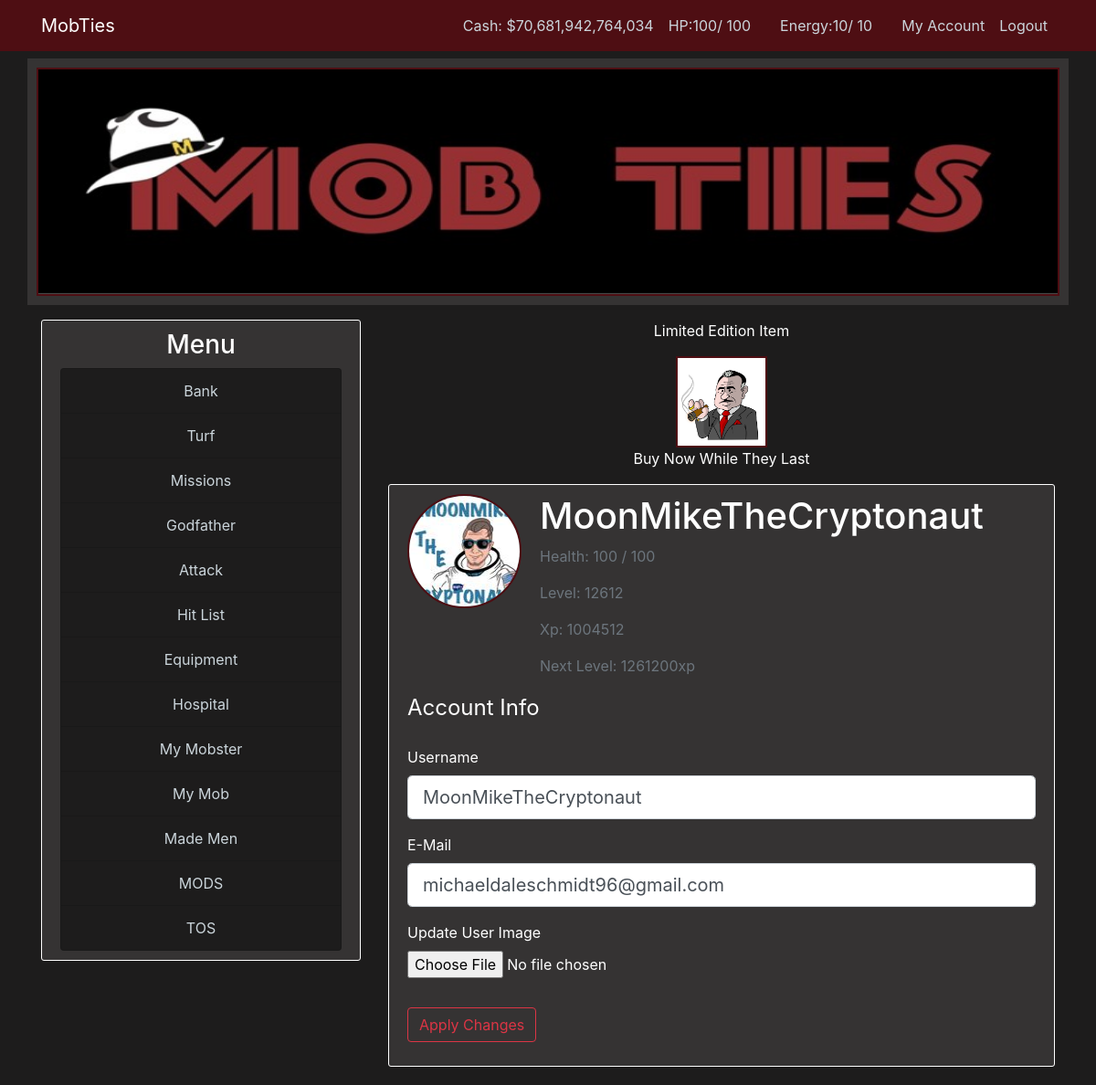
Page /account (signed in) on the earlier database version.
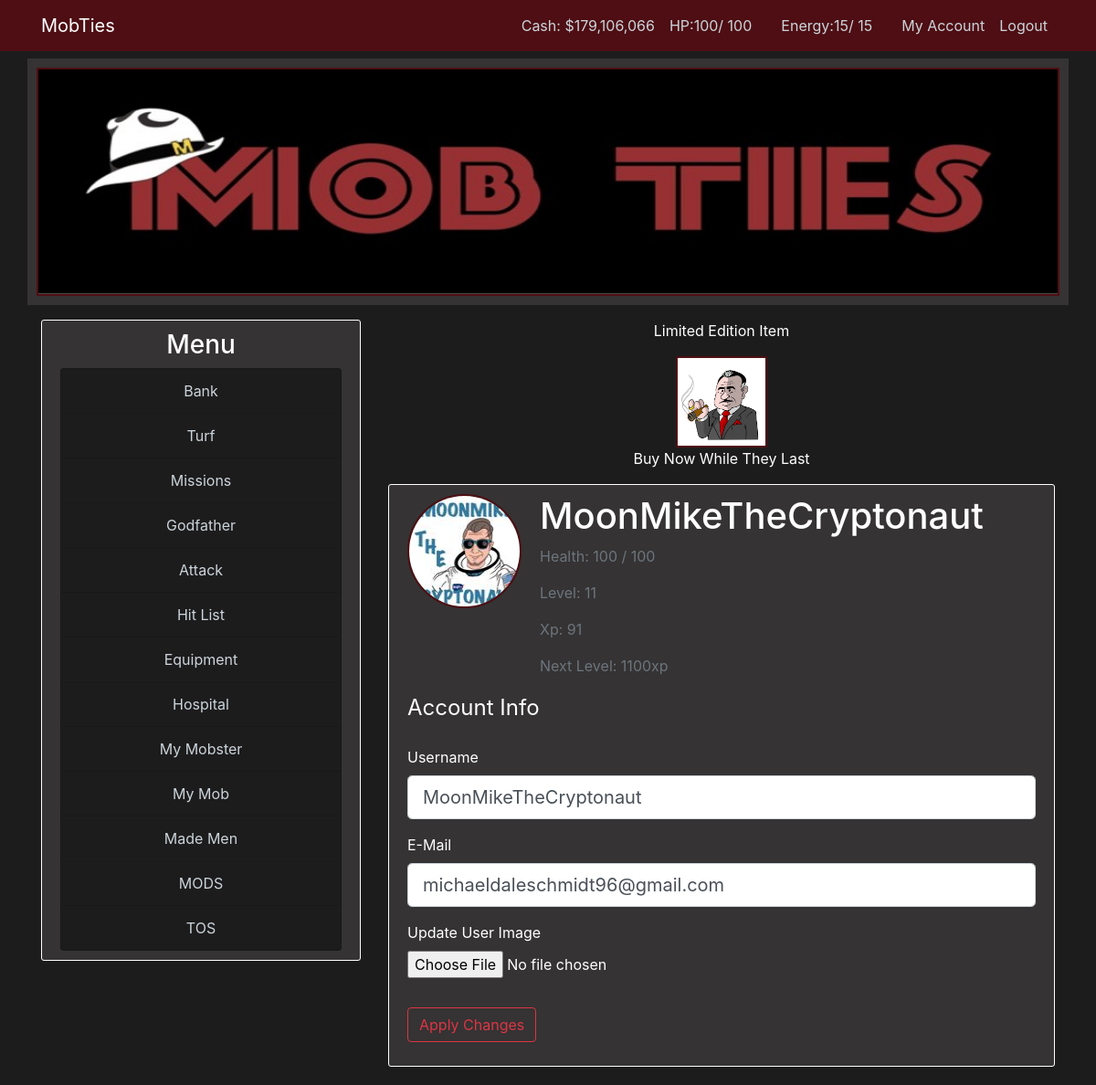
Same page on the later database version.
### mobster/models.py (models this page shows, shortened)
class User(db.Model, UserMixin):
    id = db.Column(db.Integer, primary_key=True)
    username = db.Column(db.String(22), unique=True, nullable=False)
    email = db.Column(db.String(120), unique=True, nullable=False)
    image_file = db.Column(db.String(20), nullable=False, default='default.jpg')
    password = db.Column(db.String(60), nullable=False)
    cash_on_hand = db.Column(db.Integer, default=0)
    cash_in_bank = db.Column(db.Integer, default=0)
    posts = db.relationship('Post', backref='author', lazy=True)
    items = db.relationship('User_Items', lazy=True)
    turf = db.relationship('User_Turf', lazy=True)
    stats = db.relationship('User_Stats', uselist=False)

class User_Stats(db.Model):
    id = db.Column(db.Integer, primary_key=True)
    user_level = db.Column(db.Integer, nullable=False, default=1)
    user_current_health = db.Column(db.Integer, default=100)
    user_max_health = db.Column(db.Integer, default=100)
    user_in_icu = db.Column(db.Boolean, default=False)
    user_health_thread_running = db.Column(db.Boolean, default=False)
    user_current_energy = db.Column(db.Integer, default=10)
    user_max_energy = db.Column(db.Integer, default=10)
    user_energy_thread_running = db.Column(db.Boolean, default=False)
    user_current_stamina = db.Column(db.Integer, default=10)
    user_max_stamina = db.Column(db.Integer, default=10)
    user_stamina_thread_running = db.Column(db.Boolean, default=False)
    user_experience = db.Column(db.Integer, nullable=False, default=0)
    user_total_income = db.Column(db.Integer, default=0)
    user_current_mission_id = db.Column(db.Integer, default=1)
    user_current_mission_stage = db.Column(db.Integer, default=1)
    user_on_hitlist = db.Column(db.Boolean, default=False)
    user_current_bounty = db.Column(db.Integer, default=0)
    experience_to_level_up = db.Column(db.Integer, nullable=False, default=100)
    user_id = db.Column(db.Integer, db.ForeignKey('user.id'), nullable=False)

### mobster/routes.py (the view)
@app.route("/account", methods=['GET', 'POST'])
@login_required
def account():
    form = UpdateAccountForm()
    if form.validate_on_submit():
        if form.user_img.data:
            img_file = save_user_img(form.user_img.data)
            current_user.image_file = img_file
        current_user.username = form.username.data
        current_user.email = form.email.data
        db.session.commit()
        flash('Your account info has been updated!', 'danger')
        return redirect(url_for('account'))
    elif request.method == 'GET':
        form.username.data = current_user.username
        form.email.data = current_user.email
    image_file = url_for('static', filename=f'images/{current_user.image_file}')
    return render_template('account.html', title='Account', image_file=image_file, form=form)

### mobster/forms.py (shortened to what this page needs)
class UpdateAccountForm(FlaskForm):
    username = StringField('Username', validators=[DataRequired(), Length(min=3, max=22)])
    email = StringField('E-Mail', validators=[DataRequired(), Email()])
    user_img = FileField('Update User Image', validators=[FileAllowed(['jpg', 'JPG', 'jpeg', 'JPEG', 'png', 'bmp', 'heic'])])
    submit = SubmitField('Apply Changes')

### mobster/models.py (called while the page is built)
@login_manager.user_loader
def load_user(user_id):
    return User.query.get(int(user_id))

### mobster/templates/account.html (shortened to what this page needs)
{% extends "layout.html" %}
{% block body %}
    <div class="content-section">
        <div class="media">
            <img src="{{ image_file }}" alt="Account_Img" class="rounded-circle account-img">
            <div class="media-body">
                <h6 class="account-heading">{{ current_user.username }}</h6>
                <p class="text-secondary">Health: {{ current_user.stats.user_current_health }} / {{ current_user.stats.user_max_health }}</p>
                <p class="text-secondary">Level: {{ current_user.stats.user_level }}</p>
                <p class="text-secondary">Xp: {{ current_user.stats.user_experience }}</p>
                <p class="text-secondary">Next Level: {{ current_user.stats.experience_to_level_up }}xp</p>
            </div>
        </div>
        <form method="POST" action="" enctype="multipart/form-data">
            <fieldset class="form-group">
                <legend class="mb-4">Account Info</legend>
                <div class="form-group">
                    {{ form.username.label(class="form-control-label") }}
                    {% if form.username.errors %}
                        {{ form.username(class="form-control form-control-lg is-invalid") }}
                        <div class="invalid-feedback">
                            {% for error in form.username.errors %}
                                <span>{{ error }}</span>
                            {% endfor %}
                        </div>
                    {% else %}
                        {{ form.username(class="form-control form-control-lg") }}
                    {% endif %}
                </div>
                <div class="form-group">
                    {{ form.email.label(class="form-control-label") }}
                    {% if form.email.errors %}
                        {{ form.email(class="form-control form-control-lg is-invalid") }}
                        <div class="invalid-feedback">
                            {% for error in form.email.errors %}
                                <span>{{ error }}</span>
                            {% endfor %}
                        </div>
                    {% else %}
                        {{ form.email(class="form-control form-control-lg") }}
                    {% endif %}
                    </div>
                    <div class="form-group">
                        {{ form.user_img.label() }}
                        {{ form.user_img(class="form-control-file") }}
                    </div>
            </fieldset>
            <div class="form-group">
                {{ form.submit(class="btn btn-outline-danger")}}
            </div>
        </form>
    </div>
{% endblock body%}

### mobster/templates/layout.html (shortened to what this page needs)
<!DOCTYPE html>
<html>
	<head>
        <link rel="stylesheet" href="https://stackpath.bootstrapcdn.com/bootstrap/4.3.1/css/bootstrap.min.css">
		<link rel="stylesheet" type="text/css" href="{{ url_for('static', filename='main.css') }}">
	</head>
	<body>
        <header class="site-header">
            <nav class="navbar navbar-expand-md navbar-dark bg-dark-red fixed-top">
                <div class="container">
                    <a class="navbar-brand mr-4" href="/">MobTies</a>
                    <div class="collapse navbar-collapse" id="navbarToggle">
                        <div class="navbar-nav">
                            {% if current_user.is_authenticated %}
                            <a class="nav-item nav-link" href="#"><span hidden id="id">{{current_user.id}}</span></a>
                            <a class="nav-item nav-link" href="#"><span hidden id="username">{{current_user.username}}</span></a>
                                <a class="nav-item nav-link" href="{{ url_for('bank') }}">Cash: ${{ '{:,}'.format(current_user.cash_on_hand) }}</a>
                                <a class="nav-item nav-link" href="{{ url_for('hospital') }}">
                                    HP:<span id="current_health">{{ current_user.stats.user_current_health }}</span>/
                                    <span id="max_health">{{ current_user.stats.user_max_health }}</span></a>
                                <a class="nav-item nav-link" href="#"><span hidden id="health_clock">0</span></a>
                                <a class="nav-item nav-link" href="{{ url_for('hospital') }}">
                                    Energy:<span id="current_energy">{{ current_user.stats.user_current_energy }}</span>/
                                    <span id="max_energy">{{ current_user.stats.user_max_energy }}</span></a>
                                <a class="nav-item nav-link" href="#"><span hidden id="energy_clock">0</span></a>
                                <a class="nav-item nav-link" href="{{ url_for('account') }}">My Account</a>
                                <a class="nav-item nav-link" href="{{ url_for('logout') }}">Logout</a>
                            {% else %}
                                <a class="nav-item nav-link" href="{{ url_for('login') }}">Login</a>
                                <a class="nav-item nav-link" href="{{ url_for('register') }}">Register</a>
                            {% endif %}
                        </div>
                    </div>
                </div>
            </nav>
            <div class="container header-container header-img">
                <img src="{{url_for('static' ,filename='images/banner3.jpg')}}" width="100%" height="250px">
            </div>
        </header>
        <main role="main" class="container main-container">
            <div class="row">
                <div class="col-md-4">
                    <div class="content-section">
                        <h3 class='menu-text centered'>Menu</h3>
                        <ul class="list-group">
                            <li class="list-group-item list-group-item-dark centered sidebar-item"><a href="{{ url_for('bank') }}">Bank</a></li>
                            <li class="list-group-item list-group-item-dark centered sidebar-item"><a href="{{ url_for('turf') }}">Turf</a></li>
                            <li class="list-group-item list-group-item-dark centered sidebar-item"><a href="{{ url_for('missions') }}">Missions</a></li>
                            <li class="list-group-item list-group-item-dark centered sidebar-item"><a href="{{ url_for('godfather') }}">Godfather</a></li>
                            <li class="list-group-item list-group-item-dark centered sidebar-item"><a href="{{ url_for('attack') }}">Attack</a></li>
                            <li class="list-group-item list-group-item-dark centered sidebar-item"><a href="{{ url_for('hitlist') }}">Hit List</a></li>
                            <li class="list-group-item list-group-item-dark centered sidebar-item"><a href="{{ url_for('equipment') }}">Equipment</a></li>
                            <li class="list-group-item list-group-item-dark centered sidebar-item"><a href="{{ url_for('hospital') }}">Hospital</a></li>
                            <li class="list-group-item list-group-item-dark centered sidebar-item"><a href="{{ url_for('my_mobster', id=current_user.id) }}">My Mobster</a></li>
                            <li class="list-group-item list-group-item-dark centered sidebar-item"><a href="{{ url_for('my_mob') }}">My Mob</a></li>
                            <li class="list-group-item list-group-item-dark centered sidebar-item"><a href="{{ url_for('made_men') }}">Made Men</a></li>
                            <li class="list-group-item list-group-item-dark centered sidebar-item"><a href="{{ url_for('mods') }}">MODS</a></li>
                            <li class="list-group-item list-group-item-dark centered sidebar-item"><a href="{{ url_for('tos') }}">TOS</a></li>
                        </ul>
                    </div>
                </div>
                <div class="col-md-8">
                    <div class="header centered">
                        <p>Limited Edition Item</p>
                        <img src="{{url_for('static', filename='images/godfather.jpg')}}" width="100" height="100">
                        <p>Buy Now While They Last</p>
                    </div>
                    {% block body %}{% endblock %}
                </div>
	</body>
</html>

### mobster/static/main.css (style rules this page uses)
body { background: #1d1c1c; color: #ffffff; margin-top: 4rem; }
h1, h2, h3, h4, h5 { color: #444444; }
.bg-dark-red { background-color: #4e0e13; }
.centered { text-align: center; }
.menu-text { color: #ffffff; }
.sidebar-item { background-color: #1d1c1c; }
.site-header .navbar-nav .nav-link, .sidebar-item a { color: #cbd5db; }
.content-section { background: #353333; padding: 10px 20px; border: 1px solid #FFFFFF; border-radius: 3px; margin-bottom: 20px; }
.account-img { height: 125px; width: 125px; margin-right: 20px; margin-bottom: 16px; }
.account-heading { font-size: 2.5rem; }
h3 { color: #4e0e13; }
.header-img { background: #353333; padding: 10px 10px; text-align: center; width: 100%; }
.header-container { margin-bottom: 1rem; }
img { border: 2px solid #4e0e13 }

Differences in the rows shown:
changed User "MoonMikeTheCryptonaut": cash_on_hand "70,681,942,764,034" → "179,106,066"
changed User_Stats: stats.user_current_energy "10" → "15"; stats.user_max_energy "10" → "15"; stats.user_level "12612" → "11"; stats.user_experience "1004512" → "91"; stats.experience_to_level_up "1261200" → "1100"
